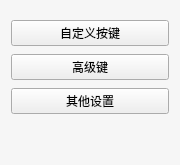
       <widget class="QFrame" name="frameMode">
        <property name="minimumSize">
         <size>
          <width>180</width>
          <height>0</height>
         </size>
        </property>
        <property name="maximumSize">
         <size>
          <width>180</width>
          <height>16777215</height>
         </size>
        </property>
        <property name="styleSheet">
         <string notr="true">QFrame{background-color: #F6F6F6;border-radius:32px;}
</string>
        </property>
        <property name="frameShape">
         <enum>QFrame::Shape::NoFrame</enum>
        </property>
        <property name="frameShadow">
         <enum>QFrame::Shadow::Plain</enum>
        </property>
        <property name="lineWidth">
         <number>0</number>
        </property>
        <layout class="QVBoxLayout" name="verticalLayout_2">
         <property name="spacing">
          <number>8</number>
         </property>
         <property name="topMargin">
          <number>20</number>
         </property>
         <item>
          <widget class="QPushButton" name="pushButtonSet1">
           <property name="text">
            <string>自定义按键</string>
           </property>
          </widget>
         </item>
         <item>
          <widget class="QPushButton" name="pushButtonSet2">
           <property name="text">
            <string>高级键</string>
           </property>
          </widget>
         </item>
         <item>
          <widget class="QPushButton" name="pushButtonSet3">
           <property name="text">
            <string>其他设置</string>
           </property>
          </widget>
         </item>
         <item>
          <spacer name="verticalSpacer">
           <property name="orientation">
            <enum>Qt::Orientation::Vertical</enum>
           </property>
           <property name="sizeHint" stdset="0">
            <size>
             <width>20</width>
             <height>40</height>
            </size>
           </property>
          </spacer>
         </item>
        </layout>
       </widget>
